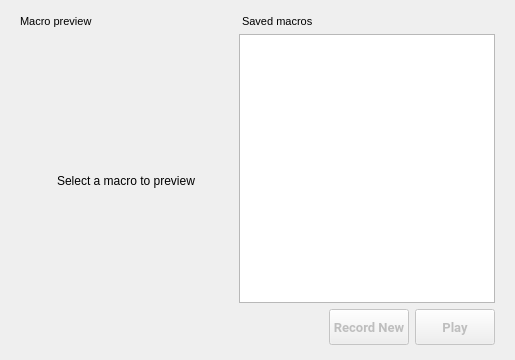
<?xml version="1.0" encoding="UTF-8"?>
<ui version="4.0">
 <class>RecordMacroPage</class>
 <widget class="QWidget" name="RecordMacroPage">
  <property name="geometry">
   <rect>
    <x>0</x>
    <y>0</y>
    <width>515</width>
    <height>360</height>
   </rect>
  </property>
  <property name="sizePolicy">
   <sizepolicy hsizetype="Preferred" vsizetype="Expanding">
    <horstretch>0</horstretch>
    <verstretch>0</verstretch>
   </sizepolicy>
  </property>
  <property name="windowTitle">
   <string>Form</string>
  </property>
  <layout class="QVBoxLayout" name="verticalLayout_6">
   <property name="spacing">
    <number>6</number>
   </property>
   <property name="leftMargin">
    <number>20</number>
   </property>
   <property name="topMargin">
    <number>15</number>
   </property>
   <property name="rightMargin">
    <number>20</number>
   </property>
   <property name="bottomMargin">
    <number>15</number>
   </property>
   <item>
    <widget class="QStackedWidget" name="stackedWidget">
     <property name="lineWidth">
      <number>0</number>
     </property>
     <property name="currentIndex">
      <number>0</number>
     </property>
     <widget class="QWidget" name="page">
      <layout class="QHBoxLayout" name="horizontalLayout">
       <property name="leftMargin">
        <number>0</number>
       </property>
       <property name="topMargin">
        <number>0</number>
       </property>
       <property name="rightMargin">
        <number>0</number>
       </property>
       <property name="bottomMargin">
        <number>0</number>
       </property>
       <item>
        <layout class="QVBoxLayout" name="verticalLayout_2">
         <item>
          <widget class="QLabel" name="peekMacrosLabel">
           <property name="font">
            <font>
             <pointsize>8</pointsize>
            </font>
           </property>
           <property name="text">
            <string>Macro preview</string>
           </property>
          </widget>
         </item>
         <item>
          <widget class="QWidget" name="backOverlay" native="true">
           <property name="sizePolicy">
            <sizepolicy hsizetype="Expanding" vsizetype="Expanding">
             <horstretch>0</horstretch>
             <verstretch>0</verstretch>
            </sizepolicy>
           </property>
           <property name="ColorGroup" stdset="0">
            <string>Overlay</string>
           </property>
           <layout class="QVBoxLayout" name="verticalLayout_5">
            <property name="spacing">
             <number>0</number>
            </property>
            <property name="leftMargin">
             <number>0</number>
            </property>
            <property name="topMargin">
             <number>0</number>
            </property>
            <property name="rightMargin">
             <number>0</number>
            </property>
            <property name="bottomMargin">
             <number>0</number>
            </property>
            <item>
             <widget class="android::videoplayer::VideoPlayerWidget" name="videoWidget" native="true">
              <property name="sizePolicy">
               <sizepolicy hsizetype="Expanding" vsizetype="Expanding">
                <horstretch>0</horstretch>
                <verstretch>0</verstretch>
               </sizepolicy>
              </property>
              <layout class="QVBoxLayout" name="verticalLayout_3" stretch="0">
               <property name="spacing">
                <number>0</number>
               </property>
               <property name="leftMargin">
                <number>0</number>
               </property>
               <property name="topMargin">
                <number>0</number>
               </property>
               <property name="rightMargin">
                <number>0</number>
               </property>
               <property name="bottomMargin">
                <number>0</number>
               </property>
               <item>
                <widget class="QWidget" name="previewOverlay" native="true">
                 <property name="ColorGroup" stdset="0">
                  <string>Overlay</string>
                 </property>
                 <layout class="QVBoxLayout" name="verticalLayout_4" stretch="0,0,0,0">
                  <property name="spacing">
                   <number>10</number>
                  </property>
                  <property name="sizeConstraint">
                   <enum>QLayout::SetDefaultConstraint</enum>
                  </property>
                  <property name="leftMargin">
                   <number>0</number>
                  </property>
                  <property name="topMargin">
                   <number>0</number>
                  </property>
                  <property name="rightMargin">
                   <number>0</number>
                  </property>
                  <property name="bottomMargin">
                   <number>0</number>
                  </property>
                  <item>
                   <spacer name="verticalSpacer_3">
                    <property name="orientation">
                     <enum>Qt::Vertical</enum>
                    </property>
                    <property name="sizeHint" stdset="0">
                     <size>
                      <width>20</width>
                      <height>40</height>
                     </size>
                    </property>
                   </spacer>
                  </item>
                  <item>
                   <widget class="QLabel" name="replayIcon">
                    <property name="text">
                     <string/>
                    </property>
                    <property name="alignment">
                     <set>Qt::AlignCenter</set>
                    </property>
                   </widget>
                  </item>
                  <item alignment="Qt::AlignHCenter|Qt::AlignVCenter">
                   <widget class="QLabel" name="previewLabel">
                    <property name="text">
                     <string>Select a macro to preview</string>
                    </property>
                   </widget>
                  </item>
                  <item>
                   <spacer name="verticalSpacer_4">
                    <property name="orientation">
                     <enum>Qt::Vertical</enum>
                    </property>
                    <property name="sizeHint" stdset="0">
                     <size>
                      <width>20</width>
                      <height>40</height>
                     </size>
                    </property>
                   </spacer>
                  </item>
                 </layout>
                </widget>
               </item>
              </layout>
             </widget>
            </item>
           </layout>
          </widget>
         </item>
        </layout>
       </item>
       <item>
        <layout class="QVBoxLayout" name="verticalLayout">
         <item>
          <widget class="QLabel" name="savedMacrosLabel">
           <property name="font">
            <font>
             <pointsize>8</pointsize>
            </font>
           </property>
           <property name="text">
            <string> Saved macros</string>
           </property>
          </widget>
         </item>
         <item>
          <widget class="QListWidget" name="macroList">
           <property name="horizontalScrollBarPolicy">
            <enum>Qt::ScrollBarAlwaysOff</enum>
           </property>
           <property name="autoScroll">
            <bool>false</bool>
           </property>
           <property name="selectionRectVisible">
            <bool>true</bool>
           </property>
          </widget>
         </item>
        </layout>
       </item>
      </layout>
     </widget>
     <widget class="QWidget" name="recordingOverlay">
      <layout class="QVBoxLayout" name="verticalLayout_8">
       <item>
        <spacer name="verticalSpacer">
         <property name="orientation">
          <enum>Qt::Vertical</enum>
         </property>
         <property name="sizeHint" stdset="0">
          <size>
           <width>20</width>
           <height>114</height>
          </size>
         </property>
        </spacer>
       </item>
       <item>
        <layout class="QHBoxLayout" name="horizontalLayout_4">
         <item>
          <spacer name="horizontalSpacer_2">
           <property name="orientation">
            <enum>Qt::Horizontal</enum>
           </property>
           <property name="sizeHint" stdset="0">
            <size>
             <width>40</width>
             <height>20</height>
            </size>
           </property>
          </spacer>
         </item>
         <item>
          <layout class="QVBoxLayout" name="verticalLayout_7">
           <item>
            <layout class="QHBoxLayout" name="horizontalLayout_2">
             <item>
              <widget class="QLabel" name="recordingIcon">
               <property name="sizePolicy">
                <sizepolicy hsizetype="Fixed" vsizetype="Fixed">
                 <horstretch>0</horstretch>
                 <verstretch>0</verstretch>
                </sizepolicy>
               </property>
               <property name="maximumSize">
                <size>
                 <width>8</width>
                 <height>8</height>
                </size>
               </property>
               <property name="text">
                <string/>
               </property>
               <property name="pixmap">
                <pixmap resource="../resources.qrc">:/light/recordCircle</pixmap>
               </property>
               <property name="scaledContents">
                <bool>true</bool>
               </property>
               <property name="alignment">
                <set>Qt::AlignCenter</set>
               </property>
              </widget>
             </item>
             <item>
              <widget class="QLabel" name="recordingLabel">
               <property name="sizePolicy">
                <sizepolicy hsizetype="Preferred" vsizetype="Fixed">
                 <horstretch>0</horstretch>
                 <verstretch>0</verstretch>
                </sizepolicy>
               </property>
               <property name="font">
                <font>
                 <family>Roboto</family>
                 <pointsize>10</pointsize>
                </font>
               </property>
               <property name="text">
                <string>Recording...</string>
               </property>
               <property name="alignment">
                <set>Qt::AlignCenter</set>
               </property>
              </widget>
             </item>
            </layout>
           </item>
           <item>
            <widget class="QLabel" name="countLabel">
             <property name="font">
              <font>
               <family>Roboto</family>
              </font>
             </property>
             <property name="text">
              <string>3</string>
             </property>
             <property name="alignment">
              <set>Qt::AlignCenter</set>
             </property>
             <property name="ColorGroup" stdset="0">
              <string>Countdown</string>
             </property>
            </widget>
           </item>
           <item>
            <widget class="RaisedMaterialButton" name="cancelButton">
             <property name="minimumSize">
              <size>
               <width>0</width>
               <height>30</height>
              </size>
             </property>
             <property name="font">
              <font>
               <family>Roboto</family>
               <pointsize>10</pointsize>
               <weight>75</weight>
               <bold>true</bold>
              </font>
             </property>
             <property name="text">
              <string>Cancel</string>
             </property>
             <property name="ColorGroup" stdset="0">
              <string>Button</string>
             </property>
            </widget>
           </item>
          </layout>
         </item>
         <item>
          <spacer name="horizontalSpacer_3">
           <property name="orientation">
            <enum>Qt::Horizontal</enum>
           </property>
           <property name="sizeHint" stdset="0">
            <size>
             <width>40</width>
             <height>20</height>
            </size>
           </property>
          </spacer>
         </item>
        </layout>
       </item>
       <item>
        <spacer name="verticalSpacer_2">
         <property name="orientation">
          <enum>Qt::Vertical</enum>
         </property>
         <property name="sizeHint" stdset="0">
          <size>
           <width>20</width>
           <height>114</height>
          </size>
         </property>
        </spacer>
       </item>
      </layout>
     </widget>
    </widget>
   </item>
   <item>
    <layout class="QHBoxLayout" name="horizontalLayout_3">
     <item>
      <spacer name="horizontalSpacer">
       <property name="orientation">
        <enum>Qt::Horizontal</enum>
       </property>
       <property name="sizeHint" stdset="0">
        <size>
         <width>40</width>
         <height>20</height>
        </size>
       </property>
      </spacer>
     </item>
     <item alignment="Qt::AlignRight">
      <widget class="RaisedMaterialButton" name="recButton">
       <property name="enabled">
        <bool>false</bool>
       </property>
       <property name="sizePolicy">
        <sizepolicy hsizetype="Minimum" vsizetype="Fixed">
         <horstretch>0</horstretch>
         <verstretch>0</verstretch>
        </sizepolicy>
       </property>
       <property name="minimumSize">
        <size>
         <width>60</width>
         <height>36</height>
        </size>
       </property>
       <property name="font">
        <font>
         <family>Roboto</family>
         <pointsize>10</pointsize>
         <weight>75</weight>
         <bold>true</bold>
        </font>
       </property>
       <property name="accessibleDescription">
        <string>Record New</string>
       </property>
       <property name="layoutDirection">
        <enum>Qt::LeftToRight</enum>
       </property>
       <property name="text">
        <string>Record New</string>
       </property>
       <property name="icon">
        <iconset resource="../resources.qrc">
         <normaloff>:/light/recordCircle</normaloff>:/light/recordCircle</iconset>
       </property>
       <property name="iconSize">
        <size>
         <width>20</width>
         <height>20</height>
        </size>
       </property>
       <property name="ColorGroup" stdset="0">
        <string>Button</string>
       </property>
      </widget>
     </item>
     <item alignment="Qt::AlignRight">
      <widget class="RaisedMaterialButton" name="playStopButton">
       <property name="enabled">
        <bool>false</bool>
       </property>
       <property name="sizePolicy">
        <sizepolicy hsizetype="Minimum" vsizetype="Fixed">
         <horstretch>0</horstretch>
         <verstretch>0</verstretch>
        </sizepolicy>
       </property>
       <property name="minimumSize">
        <size>
         <width>60</width>
         <height>36</height>
        </size>
       </property>
       <property name="font">
        <font>
         <family>Roboto</family>
         <pointsize>10</pointsize>
         <weight>75</weight>
         <bold>true</bold>
        </font>
       </property>
       <property name="accessibleDescription">
        <string>Play</string>
       </property>
       <property name="layoutDirection">
        <enum>Qt::LeftToRight</enum>
       </property>
       <property name="text">
        <string>Play</string>
       </property>
       <property name="icon">
        <iconset resource="../resources.qrc">
         <normaloff>:/light/play_arrow</normaloff>:/light/play_arrow</iconset>
       </property>
       <property name="iconSize">
        <size>
         <width>24</width>
         <height>24</height>
        </size>
       </property>
       <property name="themeIconName" stdset="0">
        <string>play_arrow</string>
       </property>
       <property name="themeIconName_disabled" stdset="0">
        <string>play_arrow_disabled</string>
       </property>
       <property name="ColorGroup" stdset="0">
        <string>Button</string>
       </property>
      </widget>
     </item>
    </layout>
   </item>
  </layout>
 </widget>
 <customwidgets>
  <customwidget>
   <class>android::videoplayer::VideoPlayerWidget</class>
   <extends>QWidget</extends>
   <header>android/skin/qt/video-player/VideoPlayerWidget.h</header>
  </customwidget>
  <customwidget>
   <class>RaisedMaterialButton</class>
   <extends>QPushButton</extends>
   <header>android/skin/qt/raised-material-button.h</header>
  </customwidget>
 </customwidgets>
 <resources>
  <include location="../resources.qrc"/>
 </resources>
 <connections/>
</ui>
